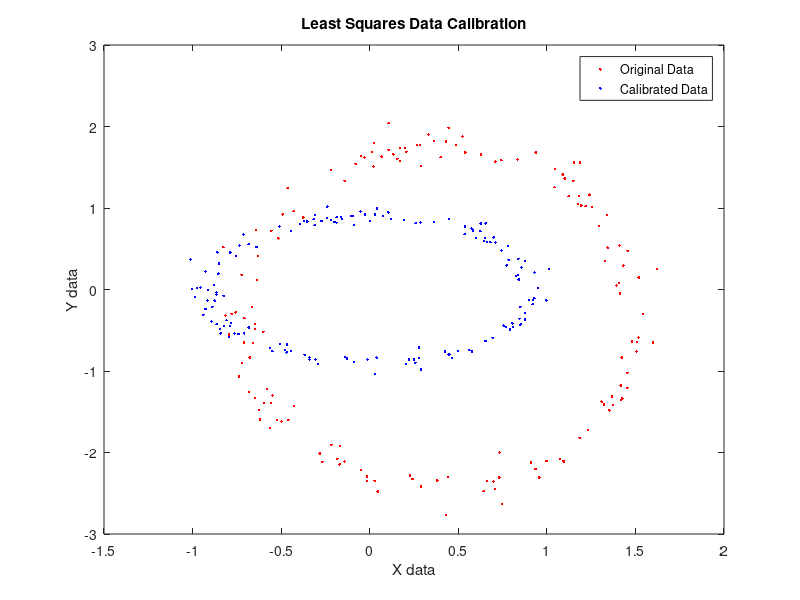

This figure's MATLAB source:
% 
% Simulated Data for CMPE-167 Winter 2018
%
R = 1;
Xmeas = [0.9347
    0.9570
   -0.6242
    1.2415
    1.0756
   -0.0298
    1.5189
    0.4453
   -0.5628
   -0.0476
   -0.7229
    0.0139
    1.3431
    1.4811
    1.0454
    0.9979
    1.2189
    0.5232
   -0.5799
    1.3681
    0.0681
    0.2069
   -0.6193
   -0.2821
    0.5394
   -0.8139
   -0.0148
    1.2408
   -0.5560
   -0.1411
   -0.7946
   -0.6001
    0.1714
   -0.1677
   -0.6358
   -0.8255
    1.0939
    1.5181
    1.6205
    1.3748
    0.6638
    0.1329
    0.1699
    0.2000
    0.8347
    1.3524
    1.4262
    1.1855
    1.3295
   -0.5547
    1.4096
    0.7090
   -0.6479
    0.3324
    0.6983
    1.0901
    1.4541
    0.2907
   -0.7798
    0.1069
    1.4057
   -0.6421
   -0.4982
    1.0944
    0.2416
   -0.6635
   -0.7096
    0.3634
    0.2665
    1.5058
    0.0225
   -0.7228
    1.5994
   -0.5159
    1.4125
    0.2263
    1.4188
    1.4561
    1.1533
   -0.6606
    0.4430
    1.3402
   -0.2161
    1.2337
   -0.5484
    1.1496
   -0.4635
   -0.4918
    0.7323
   -0.6476
   -0.4592
    1.1225
   -0.5976
    0.2905
    1.4232
    1.1820
    0.4304
   -0.6829
   -0.2182
    0.4317
    1.3932
    1.4542
    0.0273
   -0.0796
   -0.7569
    0.6432
    0.1065
   -0.2673
    0.4000
    0.9374
   -0.0138
    1.2939
   -0.6766
   -0.0510
   -0.1698
    1.0430
   -0.4285
   -0.5253
    0.0456
    1.4314
    1.1940
    0.9400
    1.1753
    1.2538
    0.6288
    0.7427
    0.7459
   -0.7379
   -0.4295
    1.1015
    0.3809
   -0.7079
    1.4174
   -0.6474
    1.3232
    0.0209
    0.4857
   -0.1420
    0.7069
    0.1560
    1.1866
    0.7311
   -0.3751
   -0.1832
    1.3090
   -0.6317
    0.9098
    1.5072
    0.2844
    1.5444];
Ymeas = [-2.2060
   -2.3082
   -1.4785
    1.1654
   -2.0800
    1.6180
    0.1472
    1.9846
   -1.7017
   -2.2126
   -0.9014
    1.6839
    0.5130
   -0.6402
    1.4768
   -2.1048
    1.0224
    1.8766
   -1.2218
   -1.3108
    1.6296
    1.6884
   -1.5972
   -2.0123
    1.6806
   -0.3194
   -2.2963
    1.1597
   -1.3952
    1.3348
   -0.5511
   -0.5201
    1.7365
   -1.9184
    0.1187
    0.5192
   -2.1046
   -0.5885
    0.2498
   -1.4155
   -2.3498
    1.6581
    1.5781
    1.7392
    1.5975
   -1.4834
   -1.3363
   -1.8185
    0.3529
    0.7205
    0.5420
    1.5699
   -0.4817
    1.9010
   -2.3546
    1.4125
   -1.2064
    1.5143
   -0.3000
    2.0410
    0.0781
    0.7285
   -1.6182
   -2.1147
   -2.3265
   -0.2124
   -0.6494
    1.8190
    1.7722
   -0.7596
    1.7966
    0.1797
   -0.6513
    0.6279
   -0.0503
   -2.2842
   -1.3540
    0.4736
    1.5601
   -0.6563
   -2.2978
    0.9160
   -1.9064
   -1.7244
   -1.3017
    1.3345
    1.2444
    0.9226
   -2.0024
   -0.4243
   -1.5977
    1.1444
   -1.3933
   -2.4185
   -0.8349
    1.1440
   -2.7658
   -1.2570
    1.4691
    1.8137
    0.0477
   -1.0218
   -2.3473
    1.5403
   -0.2810
   -2.4749
    1.7152
   -2.1144
    1.6246
    1.6802
   -2.3508
    0.7765
   -0.8349
    1.6367
   -2.1459
    1.2547
   -1.4310
   -1.6016
   -2.4803
    0.2932
    1.0310
   -2.2012
    1.0488
    1.0106
    1.6589
    1.5855
   -2.6320
   -1.0656
    0.9622
    1.3617
   -2.3449
   -0.3527
   -1.1779
   -1.3335
   -1.4093
    1.5086
    1.7755
   -2.1095
   -2.4443
    1.6028
    1.5606
   -2.3079
    0.8832
   -2.0762
   -1.3766
    0.4100
   -2.1250
   -0.6457
    1.7754
   -0.3000];




% Least Squares
% Length of data set X
len = length(Xmeas);

% Creating Matrix A for the Least Squares.
A = [Xmeas Ymeas.^2 Ymeas ones(len, 1)]; 

% Creating Matrix B for the Least Squares.
B = -Xmeas.^2;

% Get the Z matrix
Z = A\B; % NOTE: This is not division, this is (A^t * A)^-1 * A^t * B

% These values were taken from Z, and displayed by Z.
z1 = -0.7923;
z2 = 0.2658;
z3 = 0.1801;
z4 = -1.0349;

% Plug in above values into z1, z2, z3, and z4 equations to get...
x0 = 0.39615;
y0 = -0.3388;
a = 1.2073;
b = 2.3418;

% Calibrating equations from lab doc
xhat = (Xmeas-x0)/a;
yhat = (Ymeas-y0)/b;

% Plot of raw data
figure;
plot(Xmeas, Ymeas, 'r.'); 
hold on;

% Plot of calibrated data
plot(xhat, yhat, 'b.');

% Add legend and labels
legend('Original Data', 'Calibrated Data');
xlabel('X data');
ylabel('Y data');
title('Least Squares Data Calibration');